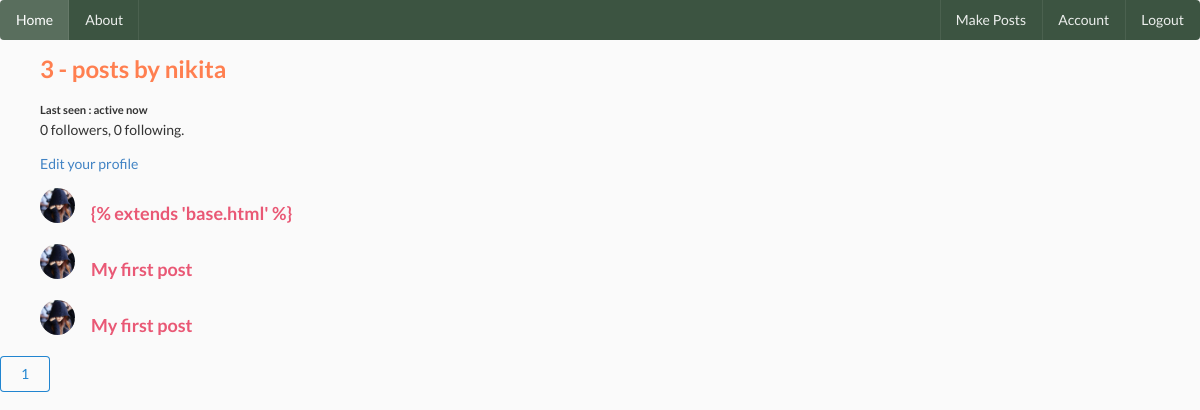
The app's page /user/nikita (signed in), older data.
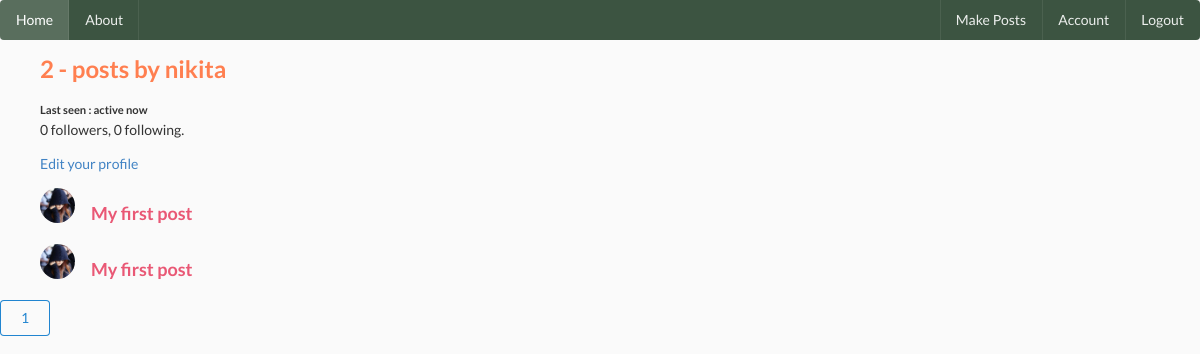
The same page, newer data.
### social_media/models.py (models this page shows, shortened)
class Post(db.Model):
    __searchable__=['content']
    id = db.Column(db.Integer, primary_key = True)
    title = db.Column(db.String(100),nullable=False)
    date_posted = db.Column(db.DateTime, nullable=False, default = datetime.utcnow)
    content = db.Column(db.Text, nullable = False)
    user_id = db.Column(db.Integer, db.ForeignKey('user.id'), nullable=False)
    comments = db.relationship('Comment', backref = 'article', lazy = True, cascade="all,delete")

class User(db.Model, UserMixin):
    id = db.Column(db.Integer, primary_key = True)
    username = db.Column(db.String(20), nullable = False, unique = True)
    email = db.Column(db.String(50), nullable = False, unique = True)
    image_file =db.Column(db.String(20), nullable = False, default = 'default.jpg')
    password = db.Column(db.String(60), nullable = False)
    posts = db.relationship("Post", backref ='author', lazy = True,cascade="all,delete")
    last_seen = db.Column(db.DateTime, default = datetime.utcnow)
    followed = db.relationship(
        'User', secondary = followers,
        primaryjoin = (followers.c.follower_id == id),
        secondaryjoin = (followers.c.followed_id == id),
        backref = db.backref('followers', lazy ='dynamic'), lazy = 'dynamic')

### social_media/users/routes.py (the view)
@users.route('/user/<string:username>')
@login_required
def user_posts_info(username):
    page = request.args.get('page', 1, type= int)
    user = User.query.filter_by(username= username).first()
    if user is None:
        return render_template('errors/403.html'), 403
    posts = Post.query.filter_by(author = user).order_by(Post.date_posted.desc()).paginate(page = page, per_page=8)
    return render_template('user.html',posts = posts, user = user)

### social_media/models.py (called while the page is built)
@login_manager.user_loader
def load_user(user_id):
    return User.query.get(int(user_id))

### social_media/templates/user.html (shortened to what this page needs)
{% extends 'base.html' %}
{% block content %}
<ul>
<h2 style="color: coral;">{{ posts.total }} - posts by {{ user.username }}</h2>
{% if current_user.username == user.username %}
<small><b>Last seen : active now</b></small>
{% else %}
<small><b>Last seen : {{ moment(user.last_seen).fromNow() }}</b></small>
{% endif %}
<p>{{ user.followers.count() }} followers, {{ user.followed.count() }} following.</p>
  {% if user == current_user %}
  <p><a href="{{ url_for('users.account') }}">Edit your profile</a></p>
  {% elif not current_user.is_following(user) %}
  <p>
  <a href="{{ url_for('users.follow', username = user.username) }}">Follow</a>
  </p>
 {% else %}
 <p>
  <a href="{{ url_for('users.unfollow', username = user.username) }}">Unfollow</a>
  </p>
   {% endif %}
</ul>
    {% for post in posts.items %}
    <ul style="border: 2px rgb(255, 255, 255);">
    <div class="ui feed">
    <div class="event">
        <div class="label">
          <img class="ui small circular image" src="{{ url_for('static', filename = 'profile/' + post.author.image_file) }}">
        </div>
        <div class="content">
          <div class="extra text">
            <h3><a  href="{{ url_for('posts.post', post_id = post.id) }}" style="color: rgb(233, 88, 117);">{{ post.title }}</a></h3>
      </ul>
    {% endfor %}
{% for page_num in posts.iter_pages(left_edge =1, right_edge=1, left_current =1,right_current =2) %}
{% if page_num %}
{% if posts.page == page_num %}
<a href="{{ url_for('users.user_posts_info', username = user.username, page = page_num) }}"><button class="ui blue basic button">
  {{ page_num }}
</button>
</a>
{% else %}
<a href="{{ url_for('users.user_posts_info', username = user.username, page = page_num) }}"><button class="ui green basic button">
  {{ page_num }}
</button>
</a>
{% endif %}
{% else %}
    ...
{% endif %}
{% endfor %}
{% endblock %}

Row changes from the older to the newer data that the page shows:
removed Post: image_file (placeholder picture), title "{% extends 'base.html' %}"
Text that changed along with them:
{{ posts.total }}: "3" → "2"
